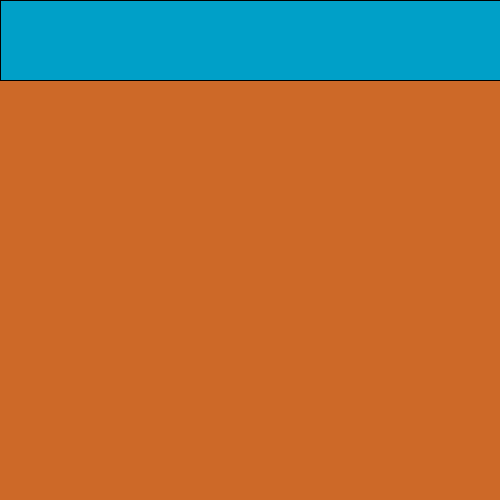
Frame 1 (no input)
Frame 60 (the mouse pressed at the canvas centre just before this capture): identical to frame 1, image omitted
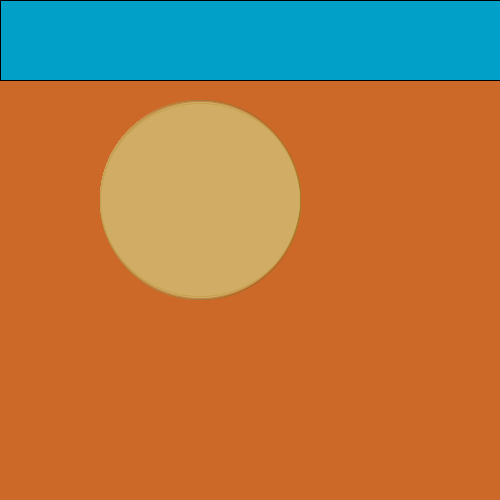
Frame 120 (the mouse held since frame 60 and released just before this capture)

The Processing sketch that drew these frames (run headless with seeded random() and noise(); from frame 60 on, the mouse is pressed at the canvas centre):

// Processing sketch: processing_5054
// ── processing_5054.pde

/*
sketch_3
sandstone tubes
October, 2009
dthibert@telus.net
*/


void setup() {
  size(500,500);
  background(205,105,40);
  
  fill(0,160,200);
  stroke(0);
  rect(0,0,500,80);


  smooth();
};



void draw()  {

  if (mousePressed) {
    for (int i = 0; i < 10; i++) {
      stroke(random(100,250),random(80,150), random(20,55), random(50,100));
      fill(209,172,100);
      ellipse(mouseX -50, mouseY -50, mouseX +random(-50,-60), mouseY -random(50,80));
    };
  };


};
